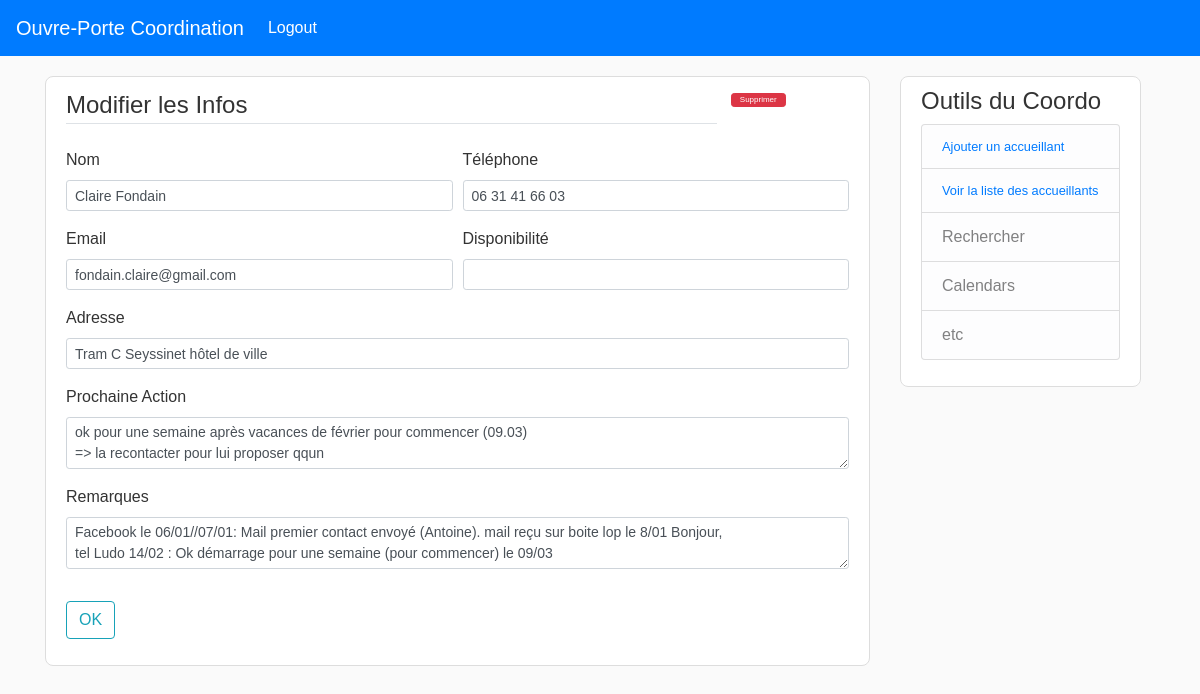
/accueillant/1 (signed in), run on the app's committed database.
### flask_app/models.py (models this page shows, shortened)
class Accueillant(db.Model):
    id = db.Column(db.Integer, primary_key=True)
    disponibilite = db.Column(db.String(120), unique=False, nullable=True)
    nom = db.Column(db.String(120), unique=True, nullable=False)
    tel = db.Column(db.String(120), unique=False, nullable=True)
    adresse = db.Column(db.String(120), unique=False, nullable=True)
    email = db.Column(db.String(120), unique=False, nullable=True)
    next_action = db.Column(db.Text, unique=False, nullable=True)
    remarques = db.Column(db.Text, unique=False, nullable=True)

### flask_app/routes.py (the view)
@app.route('/accueillant/<int:acc_id>', methods=['GET', 'POST'])
@login_required
def update_accueillant(acc_id):
    acc = Accueillant.query.get_or_404(acc_id)
    form = AccueillantInfoForm()
    if form.validate_on_submit():
        acc.nom = form.nom.data
        acc.tel = form.tel.data
        acc.adresse = form.adresse.data
        acc.email = form.email.data
        acc.next_action = form.next_action.data
        acc.remarques = form.remarques.data
        db.session.commit()
        return redirect(url_for('liste_accueillants'))
    elif request.method == 'GET':
        form.nom.data = acc.nom
        form.tel.data = acc.tel
        form.adresse.data = acc.adresse
        form.email.data = acc.email
        form.next_action.data = acc.next_action
        form.remarques.data = acc.remarques
    return render_template('accueillant_infos.html',
                           title='create_modif_accueillant',
                           legend='Modifier les Infos',
                           form=form,
                           accueillant=acc)

### flask_app/forms.py
class AccueillantInfoForm(FlaskForm):
    disponibilite = StringField('Disponibilité')
    nom = StringField('Nom', validators=[DataRequired()])
    tel = StringField('Téléphone')
    adresse = StringField('Adresse')
    email = StringField('Email')
    next_action = TextAreaField('Prochaine Action')
    remarques = TextAreaField('Remarques')
    submit = SubmitField("OK")

### flask_app/models.py (called while the page is built)
@login_manager.user_loader
def load_coordinateur(coordo_id):
    return Coordinateur.query.get(int(coordo_id))

### flask_app/templates/accueillant_infos.html (shortened to what this page needs)
{% extends "layout.html" %}
{% block content %}
<div class="content-section">
    <form method="POST" action="">
        <fieldset class="form-group">
            <div class="form-row">
                <div class="col-10">
                    <legend class="border-bottom mb-4"> {{ legend }}</legend>
                </div>
                {% if accueillant %}
                <div class="col-2">
                    <button type="button" class="btn btn-danger btn-sm m-1 py-0" style="font-size: 0.5em;"
                        data-toggle="modal" data-target="#deleteModal">
                        Supprimer
                    </button>
                </div>
                {% endif %}
            </div>
            <div class="form-row">
                <div class="form-group col-md-6">
                    {{ form.nom.label(class="form-control-label") }}
                    {% if form.nom.errors %}
                    {{ form.nom(class="form-control form-control-sm is-invalid") }}
                    <div class="invalid-feedback">
                        {% for error in form.nom.errors %}
                        <span>{{ error }}</span>
                        {% endfor%}
                    </div>
                    {% else %}
                    {{ form.nom(class="form-control form-control-sm") }}
                    {% endif %}
                </div>
                <div class="form-group col-md-6">
                    {{ form.tel.label(class="form-control-label") }}
                    {% if form.tel.errors %}
                    {{ form.tel(class="form-control form-control-sm is-invalid") }}
                    <div class="invalid-feedback">
                        {% for error in form.tel.errors %}
                        <span>{{ error }}</span>
                        {% endfor%}
                    </div>
                    {% else %}
                    {{ form.tel(class="form-control form-control-sm") }}
                    {% endif %}
                </div>
            </div>
            <div class="form-row">
                <div class="form-group col-md-6">
                    {{ form.email.label(class="form-control-label") }}
                    {% if form.email.errors %}
                    {{ form.email(class="form-control form-control-sm is-invalid") }}
                    <div class="invalid-feedback">
                        {% for error in form.email.errors %}
                        <span>{{ error }}</span>
                        {% endfor%}
                    </div>
                    {% else %}
                    {{ form.email(class="form-control form-control-sm") }}
                    {% endif %}
                </div>
                <div class="form-group col-md-6">
                    {{ form.disponibilite.label(class="form-control-label") }}
                    {% if form.disponibilite.errors %}
                    {{ form.disponibilite(class="form-control form-control-sm is-invalid") }}
                    <div class="invalid-feedback">
                        {% for error in form.disponibilite.errors %}
                        <span>{{ error }}</span>
                        {% endfor%}
                    </div>
                    {% else %}
                    {{ form.disponibilite(class="form-control form-control-sm") }}
                    {% endif %}
                </div>
            </div>
            <div class="form-group">
                {{ form.adresse.label(class="form-control-label") }}
                {% if form.adresse.errors %}
                {{ form.adresse(class="form-control form-control-sm is-invalid") }}
                <div class="invalid-feedback">
                    {% for error in form.adresse.errors %}
                    <span>{{ error }}</span>
                    {% endfor%}
                </div>
                {% else %}
                {{ form.adresse(class="form-control form-control-sm") }}
                {% endif %}
            </div>
            <div class="form-group">
                {{ form.next_action.label(class="form-control-label") }}
                {% if form.next_action.errors %}
                {{ form.next_action(class="form-control form-control-sm is-invalid") }}
                <div class="invalid-feedback">
                    {% for error in form.next_action.errors %}
                    <span>{{ error }}</span>
                    {% endfor%}
                </div>
                {% else %}
                {{ form.next_action(class="form-control form-control-sm") }}
                {% endif %}
            </div>
            <div class="form-group">
                {{ form.remarques.label(class="form-control-label") }}
                {% if form.remarques.errors %}
                {{ form.remarques(class="form-control form-control-sm is-invalid") }}
                <div class="invalid-feedback">
                    {% for error in form.remarques.errors %}
                    <span>{{ error }}</span>
                    {% endfor%}
                </div>
                {% else %}
                {{ form.remarques(class="form-control form-control-sm") }}
                {% endif %}
            </div>
        </fieldset>
        <div class="form-group">
            {{ form.submit(class="btn btn-outline-info")}}
        </div>
    </form>
</div>
{% endblock content %}

### flask_app/templates/layout.html (shortened to what this page needs)
<!DOCTYPE html>
<html lang="en">
<head>
  <link rel="stylesheet" href="https://stackpath.bootstrapcdn.com/bootstrap/4.4.1/css/bootstrap.min.css"
>
  <link rel="stylesheet" type="text/css" href="{{ url_for('static', filename='main.css')}}">
</head>
<body>
  <nav class="navbar navbar-expand-lg navbar-dark bg-primary">
    <a class="navbar-brand" href="{{ url_for('index') }}">Ouvre-Porte Coordination</a>
    <div class="collapse navbar-collapse" id="navbarNavDropdown">
      <ul class="navbar-nav">
        {% if current_user.is_authenticated %}
        <li class="nav-item active">
          <a class="nav-link" href="{{url_for('logout')}}">Logout <span class="sr-only">(current)</span></a>
        </li>
        {% endif %}
      </ul>
    </div>
  </nav>
  <main role="main" class="container">
    <div class="row">
      <div class="col-md-9">
        {% block content %}{% endblock %}
      </div>
      <div class="col-md-3">
        <div class="outils-coordo content-section">
          <h4>Outils du Coordo</h4>
          <ul class="list-group">
            <li class="nav-item list-group-item list-group-item-light">
              <a class="nav-link small p-0" href="{{url_for('new_accueillant')}}">Ajouter un accueillant
              </a>
            </li>
            <li class="nav-item list-group-item list-group-item-light">
              <a class="nav-link small p-0" href="{{url_for('liste_accueillants')}}">Voir la liste des accueillants </a>
            </li>
            <li class="list-group-item list-group-item-light">Rechercher</li>
            <li class="list-group-item list-group-item-light">Calendars</li>
            <li class="list-group-item list-group-item-light">etc</li>
          </ul>
        </div>
      </div>
    </div>
  </main>
</body>
</html>

### flask_app/static/main.css (style rules this page uses)
body { background: #fafafa; color: #333333; font-family: Verdana, Geneva, sans-serif !important; }
.content-section { background: #ffffff; border-radius: 8px; border: 1px solid #dddddd; padding: 10px 20px; margin-bottom: 20px; margin-top: 20px; }
.outils-coordo { position: fixed; }

### data on the page
Accueillant: nom "Claire Fondain", tel "06 31 41 66 03", email "fondain.claire@gmail.com", adresse "Tram C Seyssinet hôtel de ville", next_action "ok pour une semaine après vacances de février pour commencer (09.03) => la recontacter pour lui proposer qqun", remarques "Facebook le 06/01//07/01: Mail premier contact envoyé (Antoine). mail reçu sur boite lop le 8/01 Bonjour, tel Ludo 14/02 : Ok démarrage pour une semaine (pour commencer) le 09/03"

### other printed values
{{ legend }} "Modifier les Infos"
